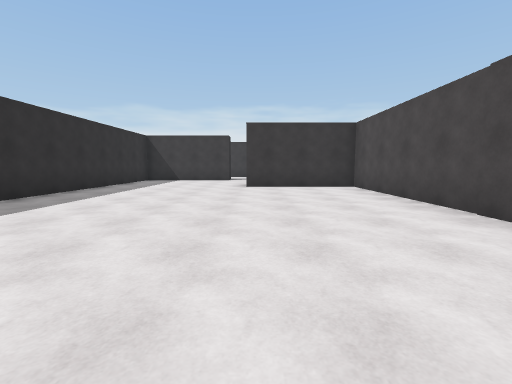
View 1 (above)

24 first-person views from a walk through a scene from a Unity 3-D project. The camera is 1.3 m above the floor, tilts 6° down and sees 90° across. The floor is counted in squares, 2 m on a side. Each view is taken from the middle of a square. On the plan, view 1 faces up. The plan holds only what a view shows up to about 9 squares ahead; the rest is blank. The place goes on beyond the plan. The player is left out.

View 2
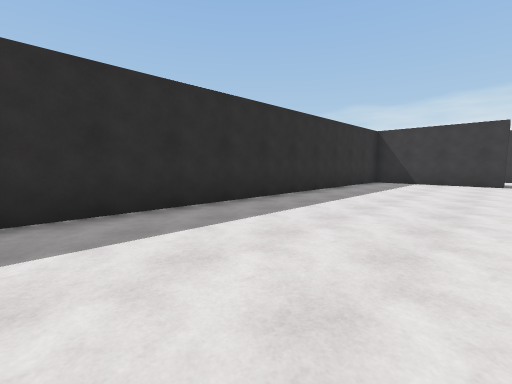

View 3
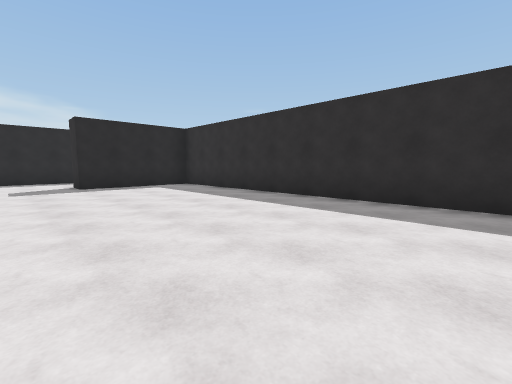

View 4
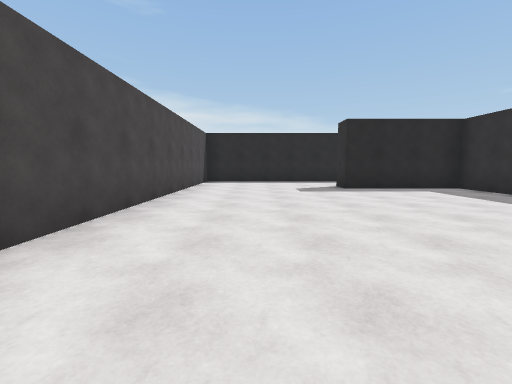

View 5
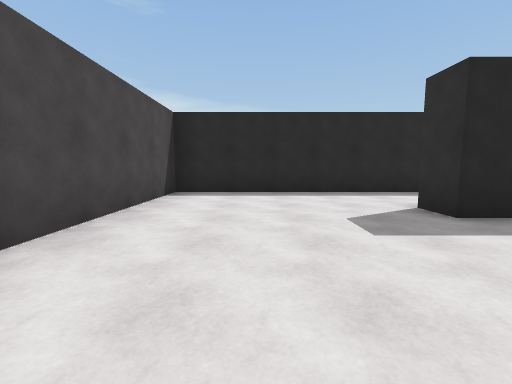

View 6
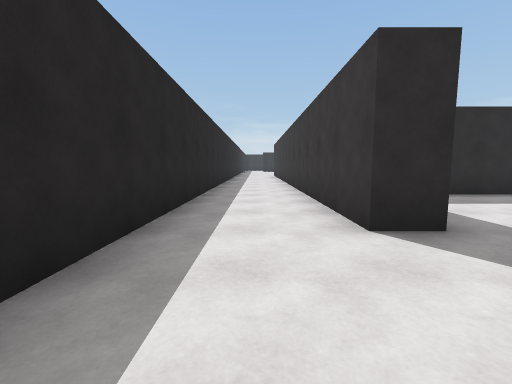

View 7
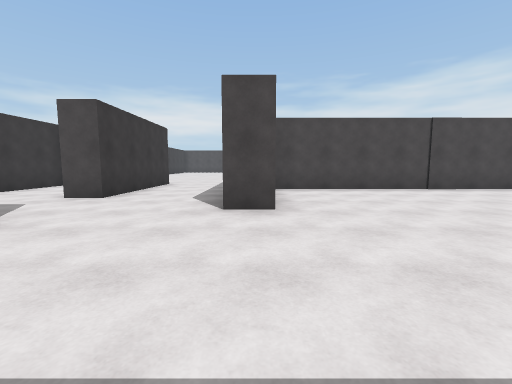

View 8
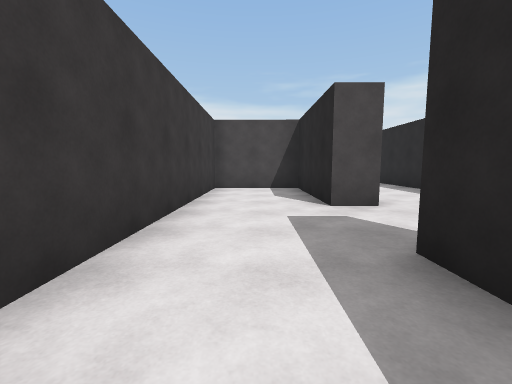

View 9
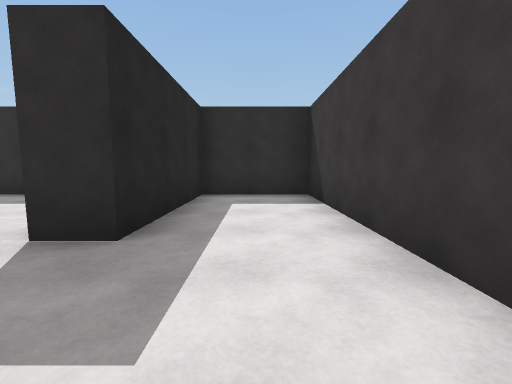

View 10
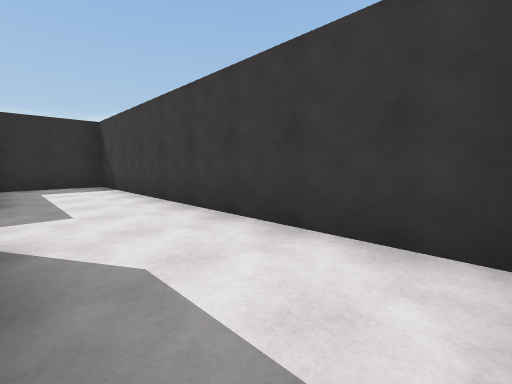

View 11
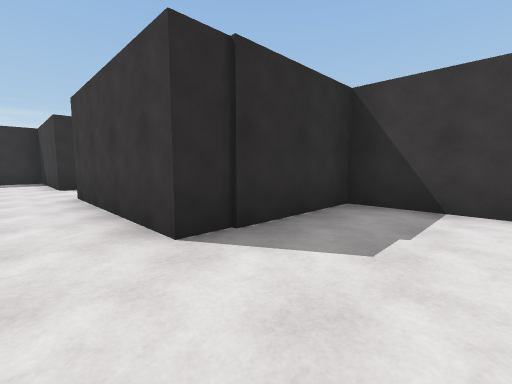

View 12
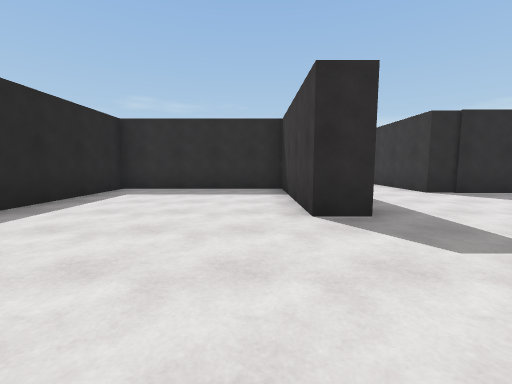

View 13
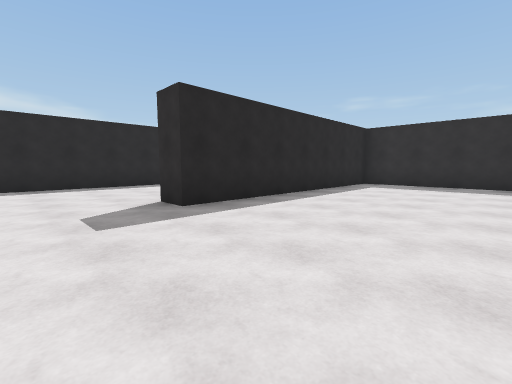

View 14
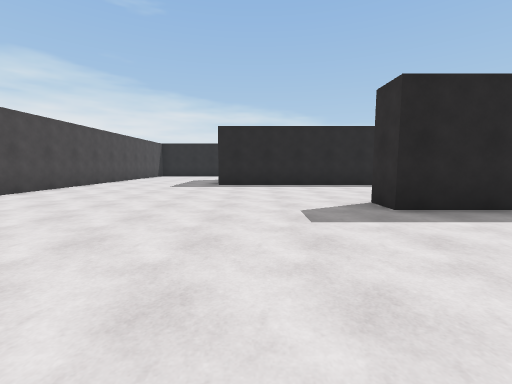

View 15
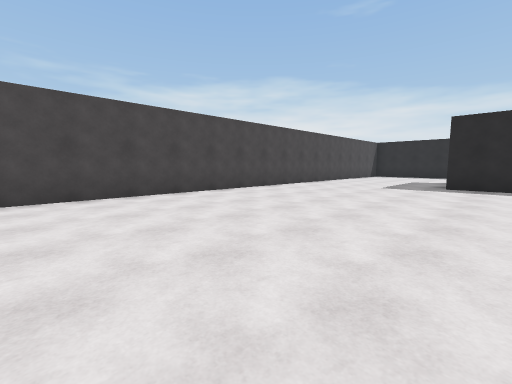

View 16
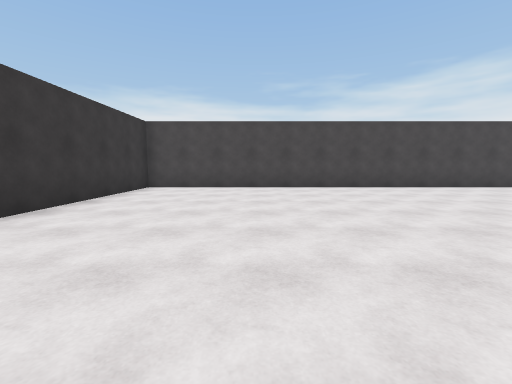

View 17
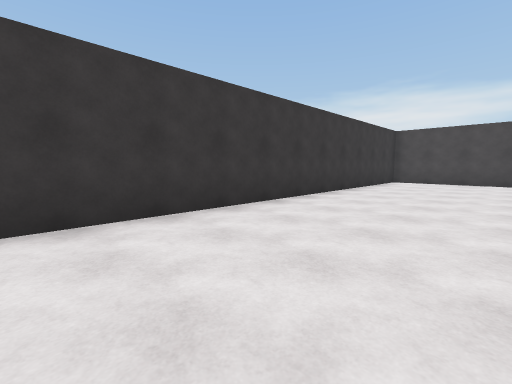

View 18
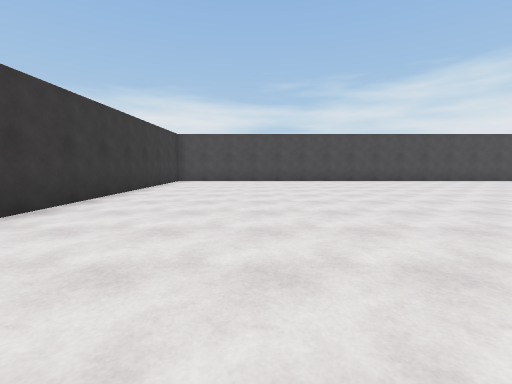

View 19
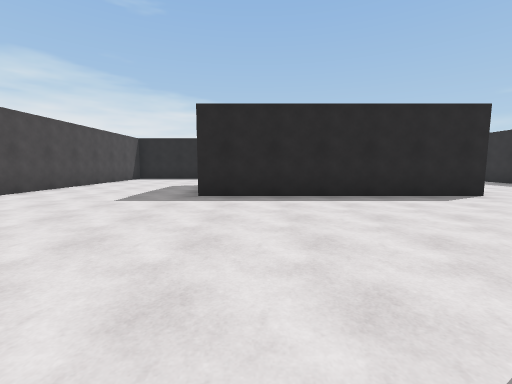

View 20
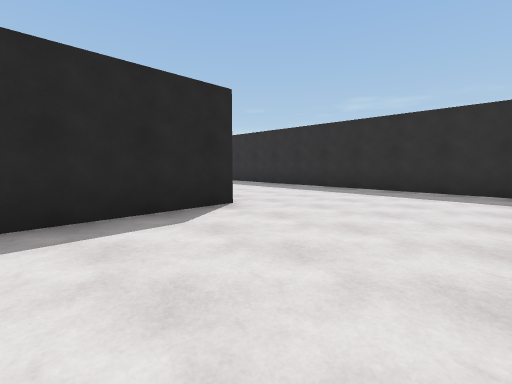

View 21
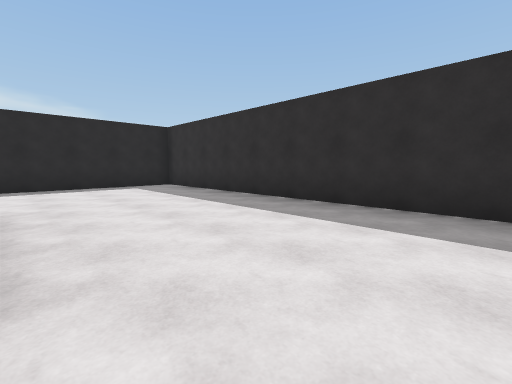

View 22
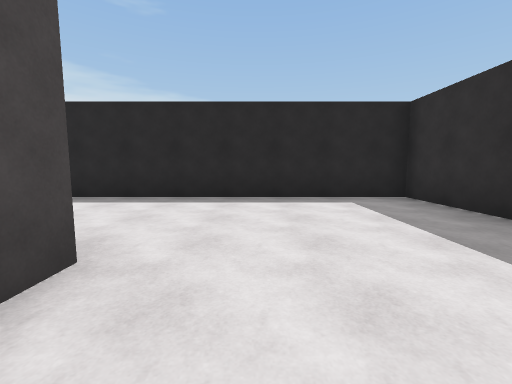

View 23
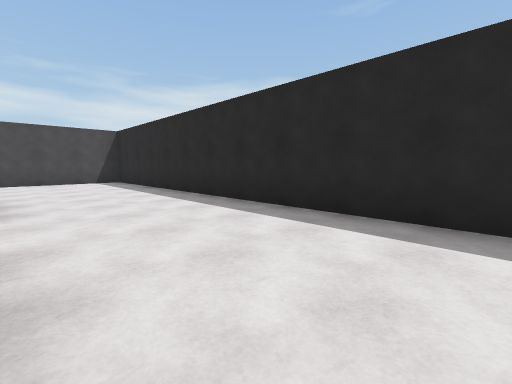

View 24
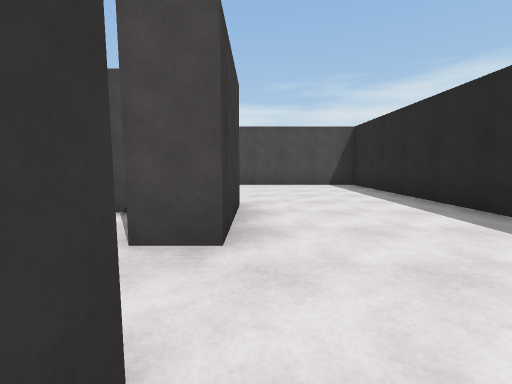

### Floor plan
Ten units are one square. View 1 is at (0, 0); x grows to the right and y downward. Boxes are objects, and circles mark ways between rooms. Rooms are numbered by the first view taken in them; rooms with no view inside come last. Other rooms are left out.
<svg viewBox="-60 -147 250 234">
<path fill="none" stroke="#000" d="M-55 82 30 82 30 -77 -3 -77 -3 -85M-25 -110 -47 -110 -47 51 -15 51 -15 59 -55 59M10 -110 10 -118 43 -118 43 -142 -47 -142 -47 -118 -11 -118 -11 -110 -25 -110M81 14 142 14M78 -85 78 -77 39 -77 39 -33 110 -33 110 -25M39 -21 39 82 185 82 185 -142 50 -142 50 -110 10 -110M82 47 82 41M141 47 120 47 120 39M40 -85 61 -85"/>
<circle cx="-10" cy="-97" r="3" fill="#2a7"/>
<circle cx="10" cy="-95" r="3" fill="#2a7"/>
<text x="-10" y="0">1</text>
<text x="0" y="-120">2</text>
<text x="110" y="-30">3</text>
</svg>
Room 1 opens to room 2. Room 2 opens to room 3.

Where each view was taken, in squares from view 1:
view 1: 0 up, 0 right, facing up
view 2: 1 up, 1 left, facing up-left
view 3: 3 up, 0 right, facing down-left
view 4: 2 up, 1 right, facing down
view 5: 2 down, 1 right, facing down
view 6: 7 down, 1 right, facing left
view 7: 8 up, 4 left, facing right
view 8: 13 up, 3 left, facing right
view 9: 13 up, 1 right, facing left
view 10: 12 up, 4 right, facing up-left
view 11: 10 up, 7 right, facing up-left
view 12: 7 up, 11 right, facing left
view 13: 7 up, 13 right, facing down-left
view 14: 7 up, 13 right, facing down
view 15: 7 up, 13 right, facing down-right
view 16: 11 up, 11 right, facing right
view 17: 11 up, 8 right, facing up-right
view 18: 11 up, 8 right, facing right
view 19: 4 up, 13 right, facing down
view 20: 2 up, 11 right, facing down-left
view 21: 0 up, 8 right, facing down-left
view 22: 3 down, 7 right, facing down
view 23: 5 down, 8 right, facing down-right
view 24: 5 down, 10 right, facing right
